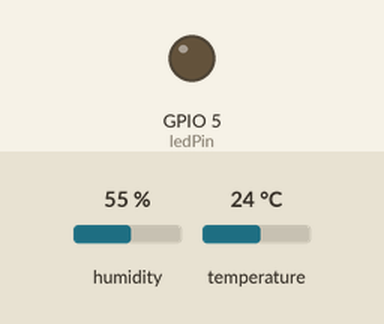
Simulated run of this sketch. Board: ESP8266 (NodeMCU). Parts: output pins drawn as LEDs (lit = HIGH). The inputs (shaded band) are chosen by the test bench; at power-on: temperature 24 °C, humidity 55 %. WiFi joins after 1.5 s; servers stay silent unless stated; no MQTT or app messages arrive unless stated; what the sketch prints to the serial monitor is not drawn.

Above: at 2.3 s.
2.4 s: temperature set to 30.3 °C
9.5 s: temperature set to 31.7 °C
At 12.6 s:
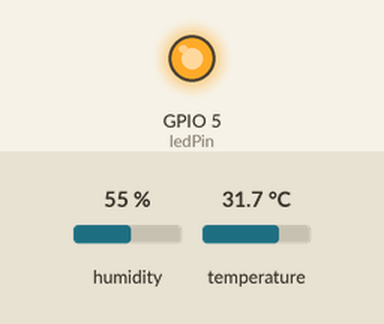
Timing chart, 0 to 14.1 s (numbered marks = the images above; inputs shaded):
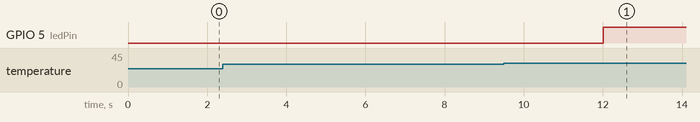

The sketch:

sketch_6.7.ino
```cpp
#include <ESP8266WiFi.h>
#include <PubSubClient.h>
#include <ArduinoJson.h>
#include <DHT.h>

// Kredensial Jaringan Wi-Fi
const char* ssid = "trrrr";
const char* password = "12345678";

// Konfigurasi Broker MQTT Publik
const char* mqttServer = "broker.hivemq.com";
const int mqttPort = 1883;
const char* clientId = "ESP8266_LabIoT_25782088_Full";

// Pembagian Topik Mandiri
const char* topicPublish   = "kampus/labiot/25782088/telemetri";
const char* topicSubscribe = "kampus/labiot/25782088/kendali";
const char* topicAlert     = "kampus/labiot/25782088/alert";
const char* topicStatus    = "kampus/labiot/25782088/status";

// Alokasi Pin Perangkat Keras
const byte dhtPin = 2; // Pin D4 (GPIO 2)
const byte ledPin = 5; // Pin D1 (GPIO 5)
#define DHTTYPE DHT22

DHT dht(dhtPin, DHTTYPE);
WiFiClient espClient;
PubSubClient client(espClient);

// Ambang batas suhu bahaya (derajat Celsius)
const float ambangSuhu = 31.0;

// Pengatur waktu non-blocking (millis)
unsigned long lastTelemetryTime = 0;
const unsigned long telemetryInterval = 4000;  // Siklus kirim 4 detik
unsigned long lastReconnectAttempt = 0;
const unsigned long reconnectInterval = 4000;  // Jeda percobaan konek MQTT
unsigned long lastWifiDot = 0;

bool firstMqttAttempt = true;  // Percobaan konek pertama tanpa menunggu
bool wifiReported = false;     // Penanda agar IP hanya dicetak sekali
bool alertAktif = false;       // Penanda (latch): alert hanya terkirim sekali per kejadian

// Mengirim status ONLINE (retain agar menimpa pesan OFFLINE dari LWT)
void publishOnline() {
  StaticJsonDocument<128> doc;
  doc["status"] = "ONLINE";
  doc["keterangan"] = "Perangkat Beroperasi Normal";
  char buf[128];
  serializeJson(doc, buf);
  client.publish(topicStatus, buf, true);
}

void callback(char* topic, byte* payload, unsigned int length) {
  char incomingBuffer[length + 1];
  memcpy(incomingBuffer, payload, length);
  incomingBuffer[length] = '\0';

  Serial.println("----------------------------------------");
  Serial.printf("[KONTROL DITERIMA] Topik: %s | Payload: %s\n", topic, incomingBuffer);

  StaticJsonDocument<256> doc;
  DeserializationError err = deserializeJson(doc, incomingBuffer);
  if (err) {
    Serial.println("Gagal membedah payload JSON!");
    return;
  }

  if (doc.containsKey("led")) {
    int val = doc["led"];

    // Pengaman (asumsi): saat suhu bahaya, perintah mematikan LED ditolak
    if (alertAktif && val != 1) {
      Serial.println("--> [DITOLAK] Suhu masih di atas ambang, LED tetap menyala");
      Serial.println("----------------------------------------");
      return;
    }

    digitalWrite(ledPin, val == 1 ? HIGH : LOW);
    Serial.printf("--> [INDIKATOR] Status LED diubah: %s\n", val == 1 ? "MENYALA" : "PADAM");
  }
  Serial.println("----------------------------------------");
}

// Reconnect MQTT non-blocking: tanpa delay(), memakai millis()
void reconnect() {
  if (client.connected()) return;

  unsigned long now = millis();
  if (!firstMqttAttempt && now - lastReconnectAttempt < reconnectInterval) return;
  firstMqttAttempt = false;
  lastReconnectAttempt = now;

  Serial.print("Menghubungkan kembali ke Broker...");

  // Last Will and Testament: dikirim broker jika perangkat putus tak terduga
  const char* willMsg = "{\"status\":\"OFFLINE\",\"keterangan\":\"Perangkat Terputus Tak Terduga\"}";

  // connect(id, user, pass, willTopic, willQos, willRetain, willMessage)
  if (client.connect(clientId, NULL, NULL, topicStatus, 1, true, willMsg)) {
    Serial.println(" Sukses Terhubung!");
    client.subscribe(topicSubscribe);
    Serial.printf("Subskripsi Topik: %s\n", topicSubscribe);
    publishOnline();
  } else {
    Serial.printf("Gagal (rc=%d). Coba lagi dalam 4 detik...\n", client.state());
  }
}

void setup() {
  Serial.begin(115200);
  pinMode(ledPin, OUTPUT);
  digitalWrite(ledPin, LOW);

  dht.begin();

  WiFi.mode(WIFI_STA);
  WiFi.setAutoReconnect(true);
  WiFi.begin(ssid, password);
  Serial.print("Menghubungkan Wi-Fi");

  client.setServer(mqttServer, mqttPort);
  client.setCallback(callback);
  client.setBufferSize(512);
}

void loop() {
  // Tunggu Wi-Fi tanpa memblokir program
  if (WiFi.status() != WL_CONNECTED) {
    wifiReported = false;
    if (millis() - lastWifiDot >= 500) {
      lastWifiDot = millis();
      Serial.print(".");
    }
    return;
  }
  if (!wifiReported) {
    wifiReported = true;
    Serial.println("\nWi-Fi Terkoneksi!");
    Serial.print("IP Address: ");
    Serial.println(WiFi.localIP());
  }

  reconnect();
  client.loop(); // Memelihara sesi TCP dan memproses callback masuk

  unsigned long now = millis();
  if (client.connected() && now - lastTelemetryTime >= telemetryInterval) {
    lastTelemetryTime = now;

    float t = dht.readTemperature();
    float h = dht.readHumidity();

    if (!isnan(t) && !isnan(h)) {
      // 1) Klasifikasi kondisi suhu
      const char* kondisi = (t > ambangSuhu) ? "PANAS" : "NORMAL";

      // 2) Alert bahaya: dikirim sekali, LED menyala otomatis
      if (t > ambangSuhu) {
        if (!alertAktif) {
          alertAktif = true;
          digitalWrite(ledPin, HIGH);

          StaticJsonDocument<128> docAlert;
          docAlert["status"] = "BAHAYA";
          docAlert["parameter"] = "OVERHEAT";
          docAlert["nilai_suhu"] = serialized(String(t, 1));

          char alertBuf[128];
          serializeJson(docAlert, alertBuf);
          client.publish(topicAlert, alertBuf);
          Serial.printf("[ALERT TERKIRIM] %s\n", alertBuf);
        }
      } else {
        alertAktif = false; // Reset penanda; LED dimatikan manual lewat kendali
      }

      // 3) Telemetri rutin
      StaticJsonDocument<256> docOut;
      docOut["node_id"] = clientId;
      docOut["suhu"] = serialized(String(t, 2));
      docOut["kelembapan"] = serialized(String(h, 2));
      docOut["status_led"] = digitalRead(ledPin);
      docOut["kondisi_suhu"] = kondisi;

      char buffer[256];
      serializeJson(docOut, buffer);

      bool success = client.publish(topicPublish, buffer);
      if (success) {
        Serial.printf("[TELEMETRI TERKIRIM] %s\n", buffer);
      } else {
        Serial.println("[ERROR] Gagal memublikasikan telemetri!");
      }
    }
  }
}
```

Measured:
- the behaviour switches between 31 and 31.1 °C on temperature (found by bisection; images 0 and 1)
- after the input at 2.4 s, every drawn part: stays the same
- after the input at 9.5 s, GPIO 5 (ledPin): LOW → HIGH after 2.5 s
